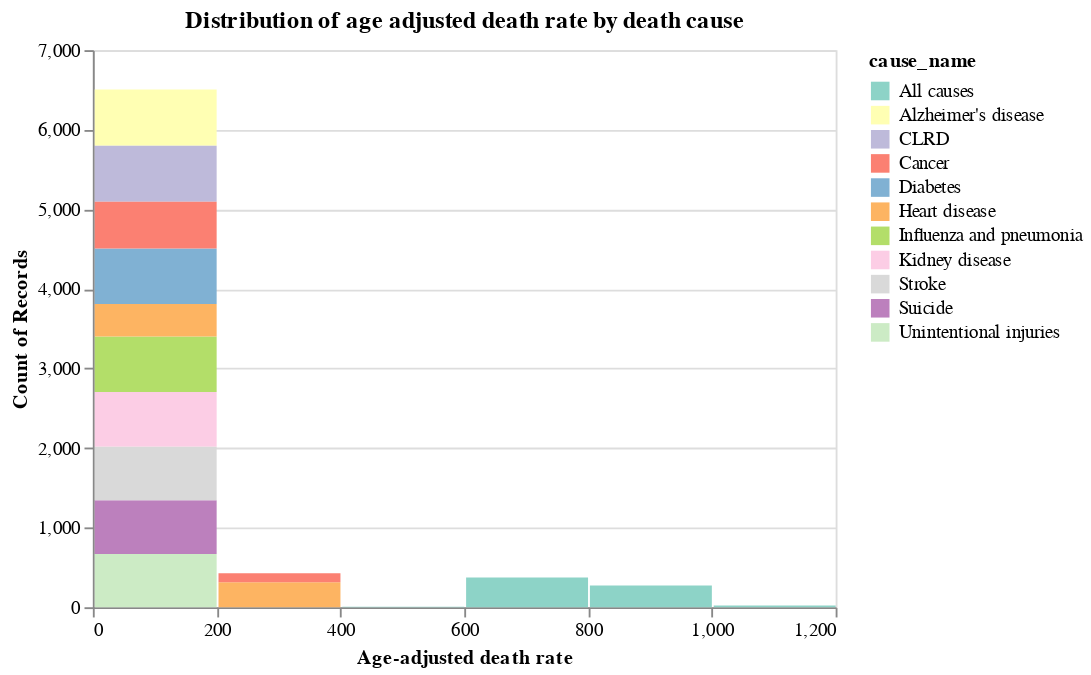

The notebook cell saved with this chart:
### Markdown cell above
The statistic and distribution for the age adjusted death rate show:
- 75 % of the values are at or below 153.2 while the maximum goes up to 1061.2. This is a heavily right skewed distribution with alot of outliers since the IQR is at 134.
- The distribution visualizes this effect but does not explain it yet. It also shows that it is bimodal.
- The standard deviation shows that the values differ alot from the mean which can also be explained with the skew.

We need to take a more detailed look to correctly intrepret this distribution:

### Code cell
alt.Chart(df_explore).mark_bar().encode(
    alt.X("age_adjusted_death_rate:Q", title='Age-adjusted death rate',  bin=True),
    alt.Y(
        'count()',
        # scale=alt.Scale(type='log10')  # Here the scale is applied
        ),
    color = alt.Color('cause_name', scale=alt.Scale(scheme='set3'))
).properties(
    title = 'Distribution of age adjusted death rate by death cause' ,
  
)

### Figure 1 — Vega-Lite specification as saved in the notebook (floating-point values rounded to 4 significant figures; data arrays with more than 128 entries replaced by an {"elided": "..."} marker saying what was removed)
{"config": {"view": {"continuousWidth": 400, "continuousHeight": 300}}, "data": {"name": "data-28aa858078c6d815548cbb07c3b38f55"}, "mark": "bar", "encoding": {"color": {"field": "cause_name", "scale": {"scheme": "set3"}, "type": "nominal"}, "x": {"bin": true, "field": "age_adjusted_death_rate", "title": "Age-adjusted death rate", "type": "quantitative"}, "y": {"aggregate": "count", "type": "quantitative"}}, "title": "Distribution of age adjusted death rate by death cause", "$schema": "https://vega.github.io/schema/vega-lite/v4.17.0.json", "datasets": {"data-28aa858078c6d815548cbb07c3b38f55": {"elided": "7607 records"}}}
